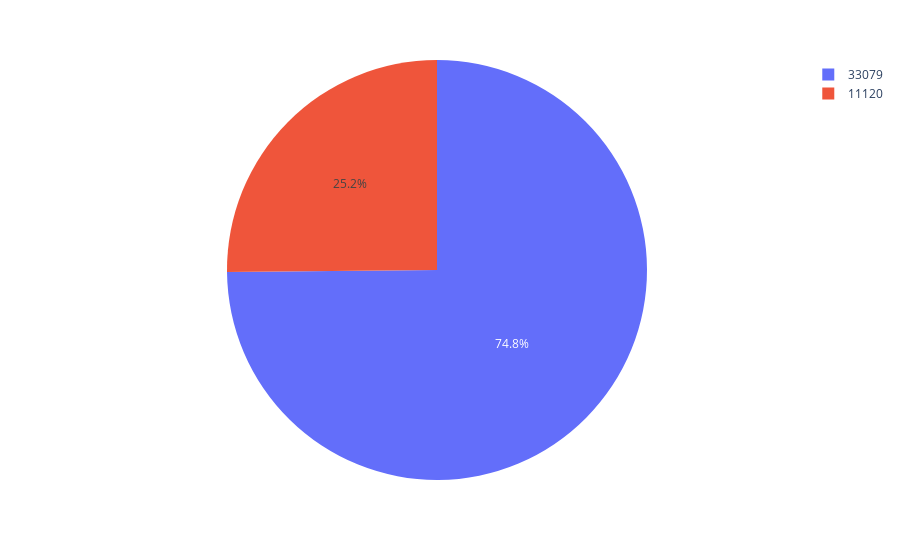

Notebook code for this chart:
### Code cell
px.pie(values=[11120,33079],names=[rh_cancelations,ch_cancelations])

### Figure 1 — Plotly figure (JSON) as saved in the notebook; plotly's stock layout.template omitted (floating-point values rounded to 4 significant figures)
{"data": [{"domain": {"x": [0, 1], "y": [0, 1]}, "hovertemplate": "label=%{label}<br>value=%{value}<extra></extra>", "labels": [11120, 33079], "legendgroup": "", "name": "", "showlegend": true, "type": "pie", "values": [11120, 33079]}], "layout": {"legend": {"tracegroupgap": 0}, "margin": {"t": 60}}}
